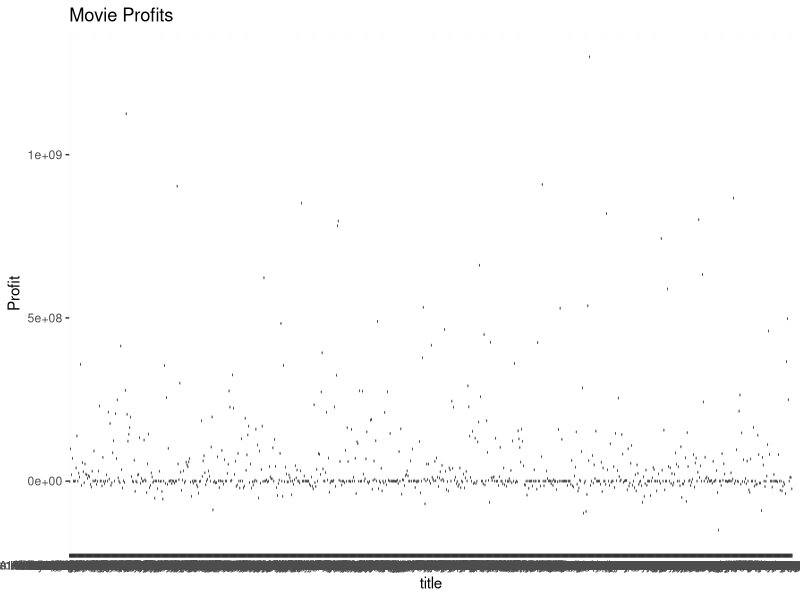
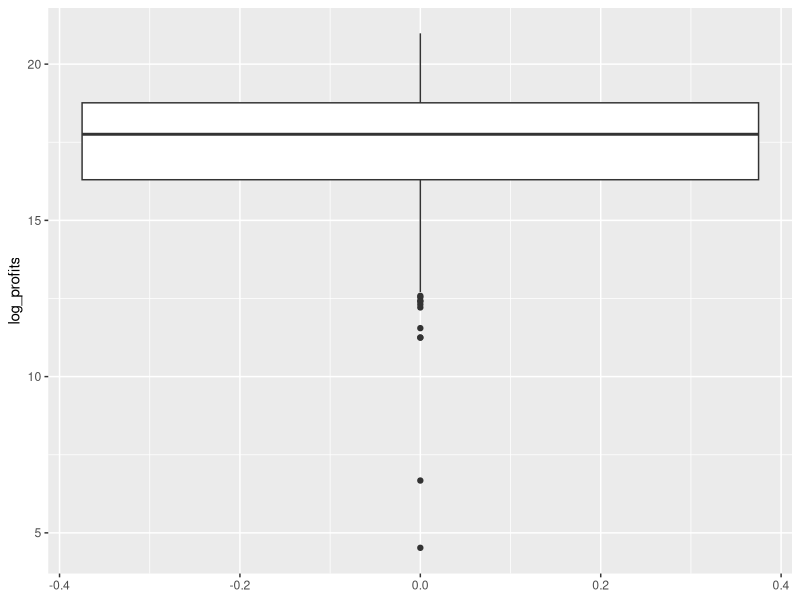
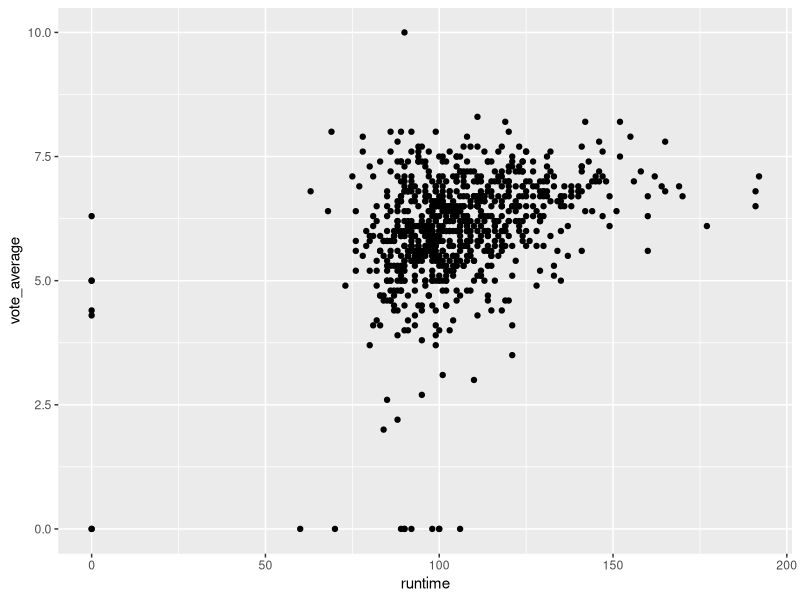
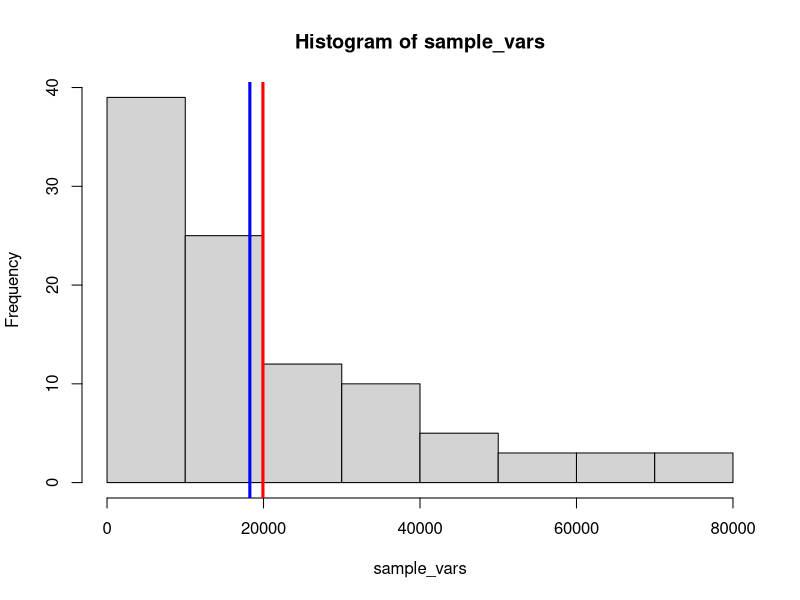

Write the R code that produced these figures, in order.
## ---- chunk 1
knitr::opts_chunk$set(echo = TRUE)
## ---- chunk 2
#install.packages("readr")
#install.packages("tidyverse")
library(tidyverse)
library(readr)
movies4 = read_tsv("movies4.tsv")
movies4 %>%
  count(index)
movies4
#808 observations
#19 variables
#19 subjects
#A subject consists of a multitude of information about a movie, from the title to the release year to the head actor to the vote average.
## ---- chunk 3
#Nominal variables: keywords, original_language, title, genre, first_actor, first_actor_gender, director_first_name, director_gender

#Ordinal variables: NA

#Interval variables: index, release_date, release_year, release_month, release_day

#Ratio variables: budget, popularity, revenue, runtime, vote_average, vote_count 
## ---- chunk 4
movies4 = read_tsv("movies4.tsv")
movies4 = movies4 %>%
  mutate(profits=revenue-budget)

profit_summary = movies4 %>%
  summarise(mean_profit=mean(profits, na.rm=T),
            median_profit=median(profits, na.rm=T),
            max_profit=max(profits, na.rm=T),
            min_profit=min(profits, na.rm=T)
            )
profit_summary

## ---- chunk 5
movies4 = read_tsv("movies4.tsv")

movies4 = movies4 %>%
  mutate(profits=revenue-budget)

movies4_highest = movies4 %>%
  filter(profits==max(profits, na.rm=T))%>%
  select(title, profits)
movies4_highest

movies4_lowest = movies4 %>%
  filter(profits==min(profits, na.rm=T))%>%
  select(title, profits)
movies4_lowest

## ---- chunk 6
library (ggplot2)

boxplot_profits<-ggplot(movies4, aes(x = title, y = profits)) +
  geom_boxplot() +
  labs(title="Movie Profits",
       y="Profit")
boxplot_profits

quartiles = quantile(movies4$profits)
quartiles
## ---- chunk 7
movies4 = read_tsv("movies4.tsv")
movies4 = movies4 %>%
  mutate(profits=revenue-budget)
movies4 =movies4%>%
  mutate(log_profits=log(profits))

movies4%>%
  summarise(mean(log_profits, na.rm=T))
## ---- chunk 8
movies4=read_tsv("movies4.tsv")
movies4=movies4%>%
  mutate(profits=revenue-budget)%>%
  mutate(log_profits = ifelse(profits <= 0, NA, log(profits)))
movies4

movies4%>%
  summarise(mean(log_profits, na.rm=T))

ggplot(movies4, aes(y=log_profits)) +
  geom_boxplot()



## ---- chunk 9

ggplot(movies4, aes(x=runtime, y=vote_average)) +
  geom_point()

## ---- chunk 10
#WRITE YOUR CODE HERE
library(tidyverse)

y<- movies4 %>%
  group_by(first_actor)%>%
  count(first_actor)%>%
  arrange(desc(n))

head(y,2)

## ---- chunk 11
#WRITE YOUR CODE HERE
z<- movies4%>%
  group_by(first_actor)%>%
  summarise(mean_r = mean(revenue, na.rm = TRUE))
z = slice(z, -(1:64))
head(z,1)

mean_revenue = mean(movies4$revenue)
mean_revenue
## ---- chunk 12
mean(y$n)
## ---- chunk 13
library(tidyverse)

movies4 <- movies4 %>%
  mutate(profit_in_millions = profits / 1000000)

variance <- var(movies4$profit_in_millions)

variance

## ---- chunk 14
set.seed(56564)
movies_sample <- movies4[sample(nrow(movies4), 25), ]

variance_sample <- var(movies_sample$profit_in_millions)

variance_sample

variance

## ---- chunk 15
set.seed(293)
sample_vars<- c()
for(i in 1:100){
  mov_samp<- slice_sample(movies4, n=25)
  sample_vars[i]<- var(mov_samp$profit_in_millions)
  
}
print(sample_vars[1:9])
min(sample_vars)
max(sample_vars)
## ---- chunk 16
hist(sample_vars)
abline(v=mean(sample_vars),
              col = "red",
              lwd = 3)
abline(v=sd(sample_vars),
       col="blue",
       lwd = 3)
cat("mean = ", mean(sample_vars), "\n")
cat("standard deviation =",sd(sample_vars))
mean(sample_vars)
sd(sample_vars)

## ---- chunk 17
library(tidyverse)
library(readr)
movies4
movies_thriller <- movies4 %>%
  filter(genre=="Thriller")%>%
  summarise(
    n=n(),
    mean_runtime=mean(runtime, na.rm=T),
    sd_runtime=sd(runtime, na.rm=T),
    se=sd_runtime/sqrt(n()),
    t_critical=qt(0.995, df=n-1),
    ci_lower=mean_runtime-t_critical*se,
    ci_upper=mean_runtime+t_critical*se)%>%
  print()


## ---- chunk 18

movies4 <- movies4%>%
  mutate(runtime = ifelse(runtime == 0, NA, runtime))

movies_thrillerb <- movies4 %>%
  filter(genre == "Thriller")

mean_runtime_thriller = mean(movies_thrillerb$runtime, na.rm = T)
n = sum(!is.na(movies_thrillerb$runtime))
sd_thriller = sd(movies_thrillerb$runtime, na.rm = T)
se_thriller = sd_thriller/ sqrt(n)
z_value = qnorm(0.995)

lowerbound = mean_runtime_thriller-z_value * se_thriller
upperbound = mean_runtime_thriller+z_value * se_thriller
print(c(lowerbound,upperbound))

data.frame(
  Methode = c("a","b"),
  Lower = c(movies_thriller$ci_lower, lowerbound),
  Upper = c(movies_thriller$ci_upper, upperbound)
)

interval_a = movies_thriller$ci_upper - movies_thriller$ci_lower
interval_b = upperbound-lowerbound

interval_a > interval_b
## ---- chunk 19
#WRITE YOUR CODE HERE


## ---- chunk 20
#WRITE YOUR CODE HERE


## ---- chunk 21
#WRITE YOUR CODE HERE


## ---- chunk 22
#WRITE YOUR CODE HERE


## ---- chunk 23
#WRITE YOUR CODE HERE


## ---- chunk 24
#WRITE YOUR CODE HERE

## ---- chunk 25
#WRITE YOUR CODE HERE

## ---- chunk 26
#WRITE YOUR CODE HERE

## ---- chunk 27
#WRITE YOUR CODE HERE

## ---- chunk 28
#WRITE YOUR CODE HERE

## ---- chunk 29
#WRITE YOUR CODE HERE

## ---- chunk 30
#WRITE YOUR CODE HERE

## ---- chunk 31
#WRITE YOUR CODE HERE

## ---- chunk 32
#WRITE YOUR CODE HERE

## ---- chunk 33
#WRITE YOUR CODE HERE

## ---- chunk 34
#WRITE YOUR CODE HERE

## ---- chunk 35
#WRITE YOUR CODE HERE

## ---- chunk 36
#WRITE YOUR CODE HERE

## ---- chunk 37
#WRITE YOUR CODE HERE

## ---- chunk 38
#WRITE YOUR CODE HERE

## ---- chunk 39
#WRITE YOUR CODE HERE
